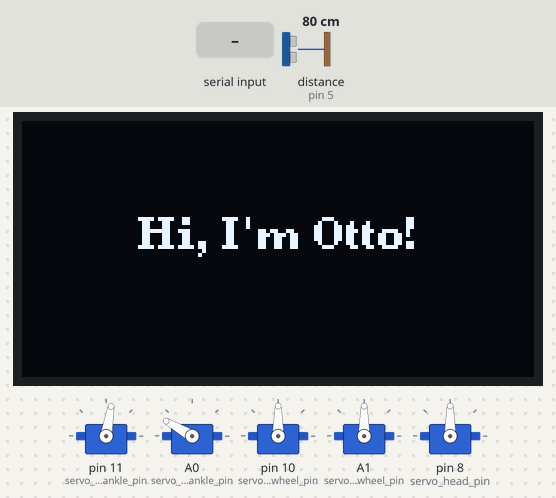
A sketch run on a simulated Arduino Uno, built with avr-gcc and run on an emulated ATmega328P. Parts: 128×64 one-colour display, 5 × servo. Wiring (inferred from the names in the program): ultrasonic range finder: trigger pin 4; echo pin 5. Inputs (shaded band) come from the test bench; at power-on: distance to the obstacle (sensor on pin 5) 80 cm. The echo pulse lasts 58.3 µs per cm; what the sketch prints to the serial monitor is not drawn.

Above: at 2.2 s.
2.3 s: "P" received over Serial
At 6.5 s:
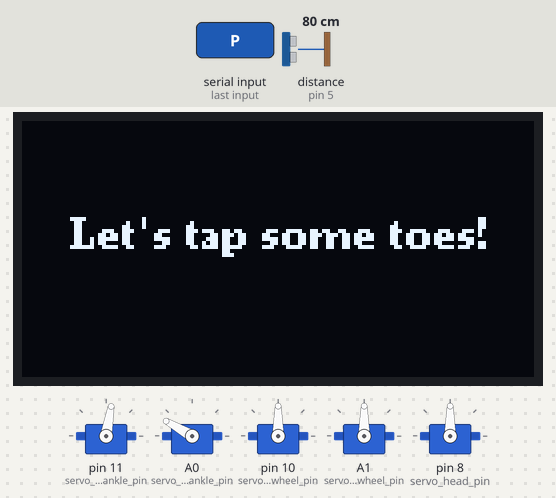
At 9.0 s:
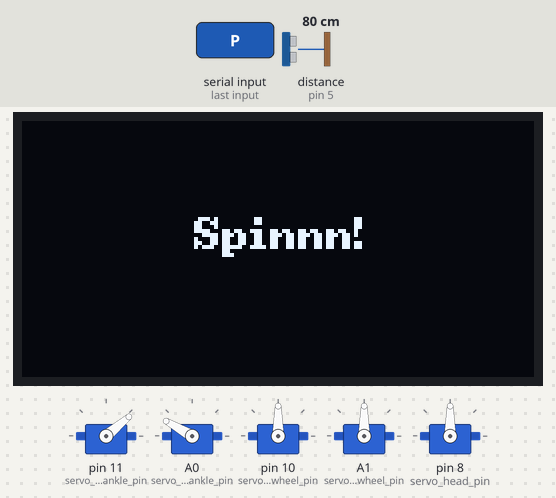
Timing chart, 0 to 16.2 s (numbered marks = the images above; inputs shaded):
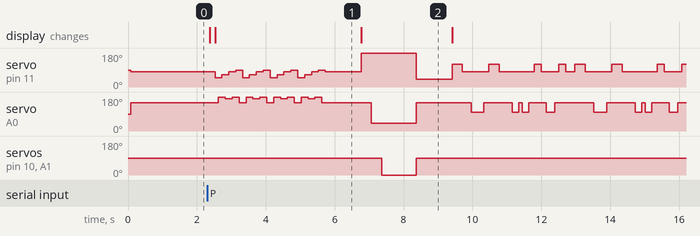

Measured:
- after the input at 2.3 s, servo on pin 11 (servo_left_ankle_pin): 80° → 50° after 0.23 s, → 65° 0.20 s later, → 80° 0.20 s later, → 90° 0.20 s later, … (34 changes in this stretch); servo on A0 (servo_right_ankle_pin): 150° → 180° after 0.33 s, → 170° 0.20 s later, → 180° 0.20 s later, → 150° 0.20 s later, … (34 changes in this stretch)

The sketch:

Otto_Bluetooth_app.ino
```cpp
// Include necessary libraries
#include <Wire.h>
#include <Servo.h>
#include <U8g2lib.h>

// Function prototypes
void NinjaHome();
void NinjaWalk();
void NinjaRollStop();
void NinjaTurnLeft();
void NinjaTurnRight();
void NinjaRollForward();
void NinjaRollBackward();
void displayStatus(const char *message);

void Step_one();
void Step_two();
void TapRightLeg(int tempo);
void TapLeftLeg(int tempo);
void tapDance(int repeats, int tempo);
void Dance();

void sendDistance();
void clearBluetoothBuffer();

// OLED Display Initialization
U8G2_SSD1306_128X64_NONAME_F_HW_I2C u8g2(U8G2_R0, /* reset=*/ U8X8_PIN_NONE);

// Servo Definitions
Servo myservoLeftFoot, myservoRightFoot, myservoLeftLeg, myservoRightLeg, myservoHead;

// Ultrasonic Sensor Pins
#define echoPin 5  // Echo pin of ultrasonic sensor (D5)
#define trigPin 4  // Trig pin of ultrasonic sensor (D4)
long duration;
int distance;

// Servo Pin Mappings
const uint8_t servo_right_wheel_pin = A1;
const uint8_t servo_right_ankle_pin = A0;
const uint8_t servo_head_pin = 8;
const uint8_t servo_left_wheel_pin = 10;
const uint8_t servo_left_ankle_pin = 11;

// Global Variables
bool isWalking = false;         // Toggle between walking and rolling
float walking_speed = 0.75;     // Default walking speed

void setup() {
  Serial.begin(9600);
  // Initialize the OLED display
  u8g2.begin();

  // Display a welcome message
  u8g2.clearBuffer();                      // Clear internal buffer

  pinMode(trigPin, OUTPUT);
  pinMode(echoPin, INPUT);

  NinjaHome();
}

void loop() {
  // Check for Bluetooth commands
  if (Serial.available()) {
    char command = Serial.read();
    BluetoothCommandHandler(command);
    clearBluetoothBuffer();
  }

  // If in walking mode, the robot should walk autonomously
  if (isWalking) {
    NinjaWalk();
  }

  // Send distance data periodically
  sendDistance();
  delay(100);
}

// Bluetooth command handler
void BluetoothCommandHandler(char command) {
  switch (command) {
    case 'H':  // Home position
      NinjaHome();
      break;
    case 'P':  // Dance!
      Dance();
      break;
    case 'p':  // Home position
      NinjaHome();
      break;
    case 'O':  // Stop
      NinjaRollStop();
      break;
    case 'D':  // Send Distance
      sendDistance();
      break;
    case 'A':  // Walk
      isWalking = true;
      NinjaWalk();
      break;
    case 'a':  // Stop Walking
      isWalking = false;
      NinjaHome();
      break;
    case 'F':  // Roll forward
      NinjaRollForward();
      break;
    case 'B':  // Roll backward
      NinjaRollBackward();
      break;
    case 'L':  // Turn left
      NinjaTurnLeft();
      break;
    case 'R':  // Turn right
      NinjaTurnRight();
      break;
    case 'S':  // Stop rolling
      NinjaRollStop();
      break;
    default:
      break;
  }
}

// Function to clear the Bluetooth buffer
void clearBluetoothBuffer() {
  while (Serial.available()) {
    Serial.read();
  }
}

// Function to initialize all servos to their home positions
void NinjaHome() {
  displayStatus("Hi, I'm Otto!");
  myservoLeftLeg.attach(servo_left_ankle_pin);
  myservoRightLeg.attach(servo_right_ankle_pin);
  myservoLeftFoot.attach(servo_left_wheel_pin);
  myservoRightFoot.attach(servo_right_wheel_pin);
  myservoHead.attach(servo_head_pin);

  myservoLeftLeg.write(80);
  myservoRightLeg.write(150);
  myservoLeftFoot.write(90);
  myservoRightFoot.write(90);
  myservoHead.write(90);

  delay(1000);  // Stabilize
}

// Function for walking
void NinjaWalk() {
  displayStatus("Getting my steps in!");
  myservoLeftLeg.write(50);
  myservoRightLeg.write(150);
  delay(200 * walking_speed);
  myservoLeftFoot.write(150);
  delay(150 * walking_speed);
  myservoLeftFoot.write(90);
  delay(150 * walking_speed);
  myservoLeftLeg.write(80);
  delay(200 * walking_speed);
  myservoRightLeg.write(180);
  myservoLeftLeg.write(80);
  delay(200 * walking_speed);
  myservoRightFoot.write(30);
  delay(150 * walking_speed);
  myservoRightFoot.write(90);
  delay(150 * walking_speed);
  myservoRightLeg.write(150);
  delay(200 * walking_speed);
}

// Function to roll forward
void NinjaRollForward() {
  displayStatus("Roll forward!");
  myservoLeftLeg.write(180);
  delay(300); // to stablise
  myservoRightLeg.write(40);
  delay(300); // to stablise
  myservoLeftFoot.write(0);
  myservoRightFoot.write(180);
}

// Function to roll backward
void NinjaRollBackward() {
  displayStatus("Fall back!");
  myservoLeftLeg.write(180);
  delay(300); // to stablise
  myservoRightLeg.write(40);
  delay(300); // to stablise
  myservoLeftFoot.write(180);
  myservoRightFoot.write(0);
}

// Function to stop rolling
void NinjaRollStop() {
  displayStatus("Halt!");
  myservoLeftFoot.write(90);
  myservoRightFoot.write(90);
}

// Function to turn left
void NinjaTurnLeft() {
  displayStatus("Turning Left");
  myservoLeftLeg.write(180);
  delay(300); // to stablise
  myservoRightLeg.write(40);
  delay(300); // to stablise
  myservoLeftFoot.write(90);
  myservoRightFoot.write(180);
}

// Function to turn right
void NinjaTurnRight() {
  displayStatus("Turning Right");
  myservoLeftLeg.write(180);
  delay(300); // to stablise
  myservoRightLeg.write(40);
  delay(300); // to stablise
  myservoRightFoot.write(90);
  myservoLeftFoot.write(0);
}

// Function to read ultrasonic distance
int readUltrasonic() {
  digitalWrite(trigPin, LOW);
  delayMicroseconds(2);
  digitalWrite(trigPin, HIGH);
  delayMicroseconds(10);
  digitalWrite(trigPin, LOW);
  duration = pulseIn(echoPin, HIGH);
  return duration * 0.034 / 2;
}

// Function to send distance data to Bluetooth device
void sendDistance() {
  int distance = readUltrasonic();

  Serial.println(distance);
  Serial.print("*D");
  Serial.print(distance);
  Serial.println("*");
}

// Function for Moonwalk Left
void Step_one() {
  displayStatus("Let's tap some toes!");
  for (int i = 0; i < 4; i++) {
    // Step 1: Lift and shift weight to the right leg
    myservoLeftLeg.write(50);   // Point left toe down
    delay(100);
    myservoRightLeg.write(180); // Slightly lift right leg
    delay(100);

    // Step 2: Move left leg back (simulating glide) and bring right leg higher
    myservoLeftLeg.write(65);   // Partially raise left leg
    delay(100);
    myservoRightLeg.write(170); // Continue raising right leg
    delay(100);

    // Step 3: Rest left leg, point right toe fully
    myservoLeftLeg.write(80);   // Lower left leg (rest position)
    delay(100);
    myservoRightLeg.write(180); // Point right toe (glide position)
    delay(100);

    // Step 4: Glide left leg, rest right leg
    myservoLeftLeg.write(90);   // Move left leg forward (simulating glide)
    delay(100);
    myservoRightLeg.write(150); // Lower right leg to rest
    delay(100);
  }
  myservoLeftLeg.write(80);
  myservoRightLeg.write(150);
}

// spin around
void Step_two() {
  displayStatus("Spinnn!");
  myservoLeftLeg.write(180);
  delay(300); // to stablise
  myservoRightLeg.write(40);
  delay(300); // to stablise
  myservoLeftFoot.write(0);    // Spin left foot backwards
  myservoRightFoot.write(0);   // Spin right foot forward
  delay(1000); // Adjust the time as per the turn
  myservoLeftFoot.write(90);
  myservoRightFoot.write(90);
  myservoLeftLeg.write(40);   // Left leg supports weight
  myservoRightLeg.write(150); // Right leg slightly lifted to step forward
}

// Tap Right Leg function with rhythmic pause
void TapRightLeg(int tempo) {
  myservoRightLeg.write(100);    // Lower right leg for tap
  delay(tempo * 1.5);            // Slightly longer hold for emphasis
  myservoRightLeg.write(150);    // Return right leg to neutral
  delay(tempo / 3);              // Small pause after lifting
}

// Tap Left Leg function with rhythmic pause
void TapLeftLeg(int tempo) {
  myservoLeftLeg.write(120);     // Lower left leg for tap
  delay(tempo * 1.2);            // Hold the tap briefly
  myservoLeftLeg.write(80);      // Return left leg to neutral
  delay(tempo / 2);              // Small pause after lifting
}

// Function for Rhythmic Tap Dance with Varied Sequence
void tapDance(int repeats, int tempo) {
  displayStatus("Tap Tap Tap!");
  for (int i = 0; i < repeats; i++) {
    // Pattern 1: Single Left Tap with a Pause
    TapLeftLeg(tempo);
    delay(tempo / 2);  // Short pause for emphasis

    // Pattern 2: Single Right Tap, Quick Left Tap, Pause
    TapRightLeg(tempo);
    delay(tempo / 4);
    TapLeftLeg(tempo);
    delay(tempo);  // Longer pause for rhythm reset

    // Pattern 3: Double Right Tap for Shuffle Effect
    TapRightLeg(tempo / 2);
    delay(tempo / 4);  // Quick pause between double tap
    TapRightLeg(tempo / 2);
    delay(tempo / 2);

    // Pattern 4: Left Tap, Right Tap, Left Tap (syncopated beat)
    TapLeftLeg(tempo / 1.5);
    delay(tempo / 4);
    TapRightLeg(tempo / 1.5);
    delay(tempo / 4);
    TapLeftLeg(tempo / 1.5);
    delay(tempo * 0.75);  // Slightly longer pause for beat sync

    // Break after each cycle
    if (i % 2 == 1) {
      delay(tempo * 1.5);  // Extra pause every two cycles for rhythm variation
    }
  }

  // Reset legs to initial position after the dance
  myservoLeftLeg.write(80);
  myservoRightLeg.write(150);
}

void Dance() {
  displayStatus("Let's Dance!");
  delay(100);
  Step_one();
  delay(1000);
  Step_two();
  delay(1000);
  tapDance(3, 250);
  delay(1000);
}

// Function to display text on OLED
void displayStatus(const char *message) {
  u8g2.clearBuffer();
  u8g2.setFont(u8g2_font_ncenB08_tr);
  int x_pos = (128 - u8g2.getStrWidth(message)) / 2;
  u8g2.drawStr(x_pos, 32, message);
  u8g2.sendBuffer();
}
```
